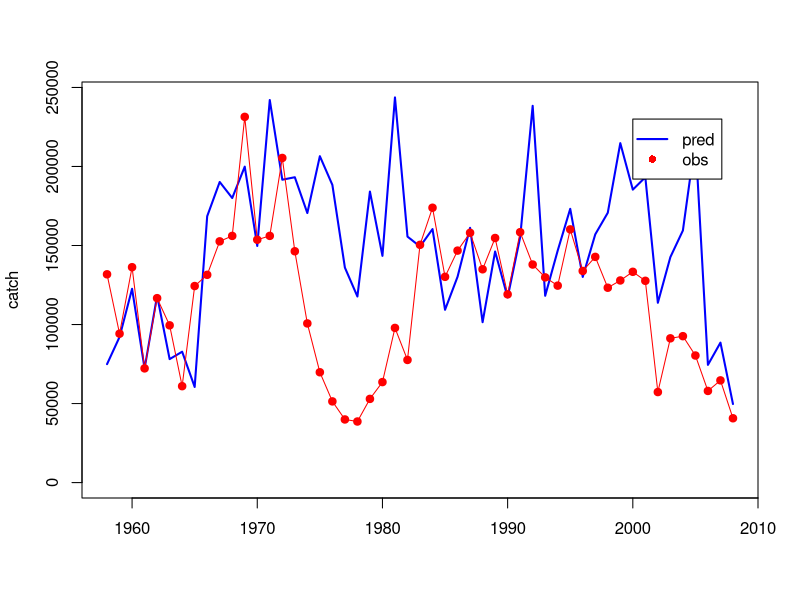
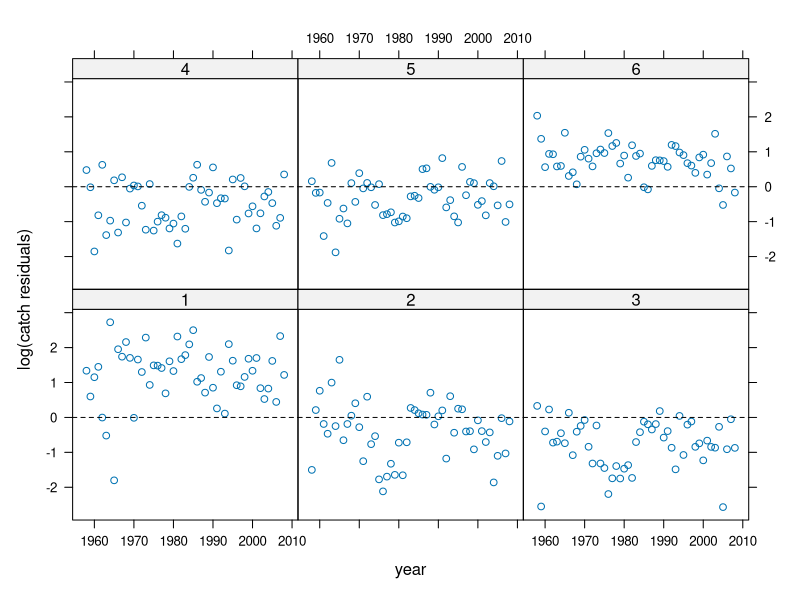
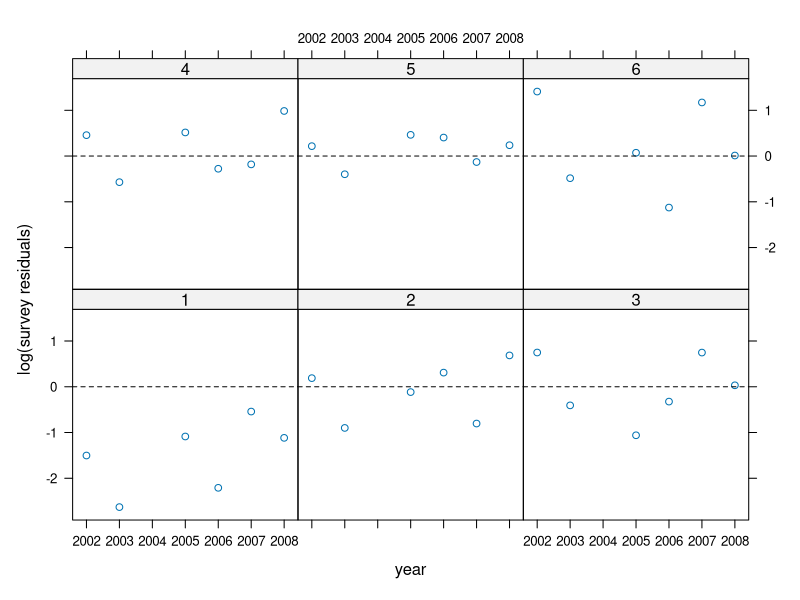
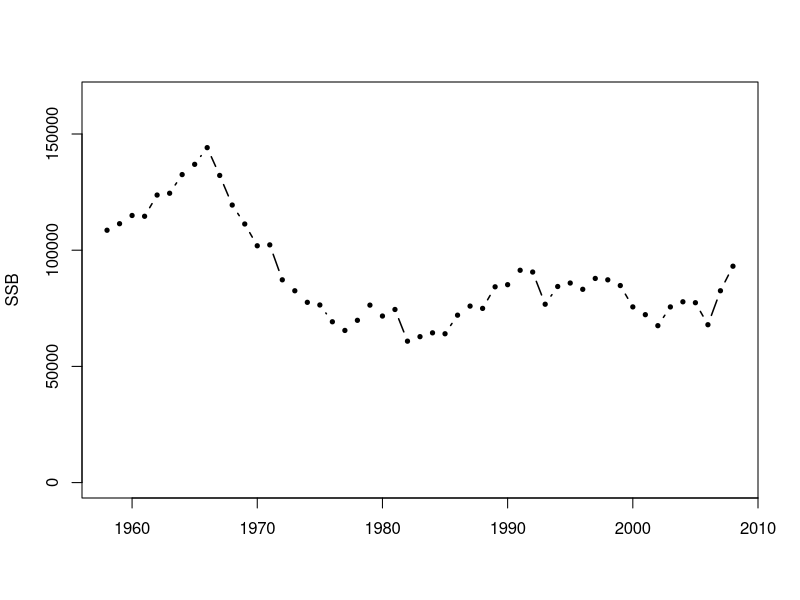
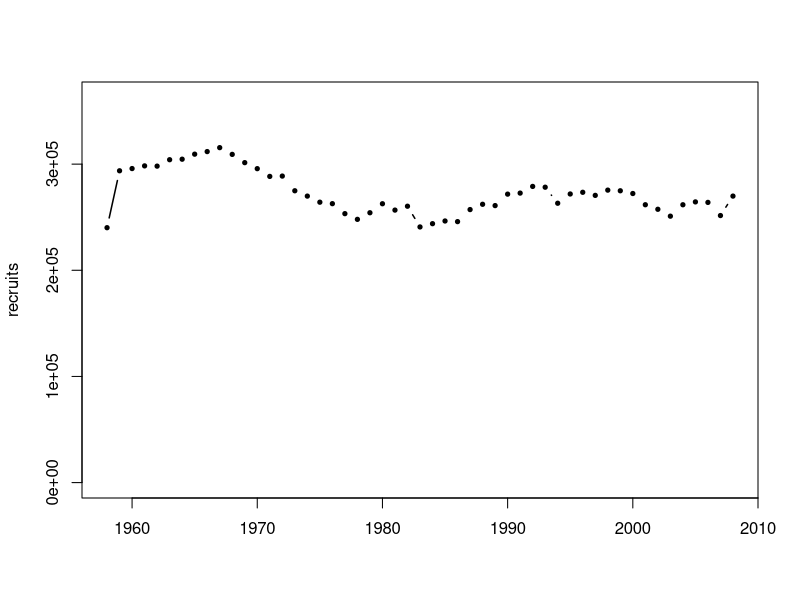
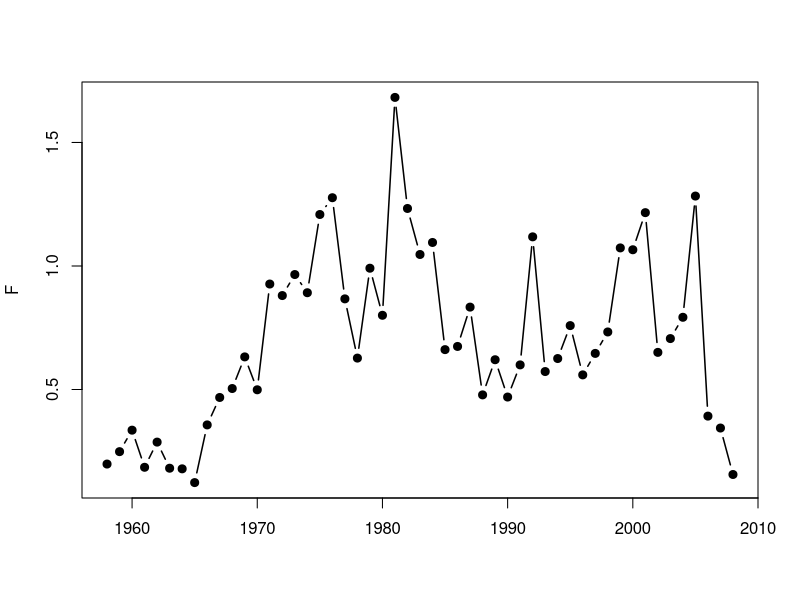
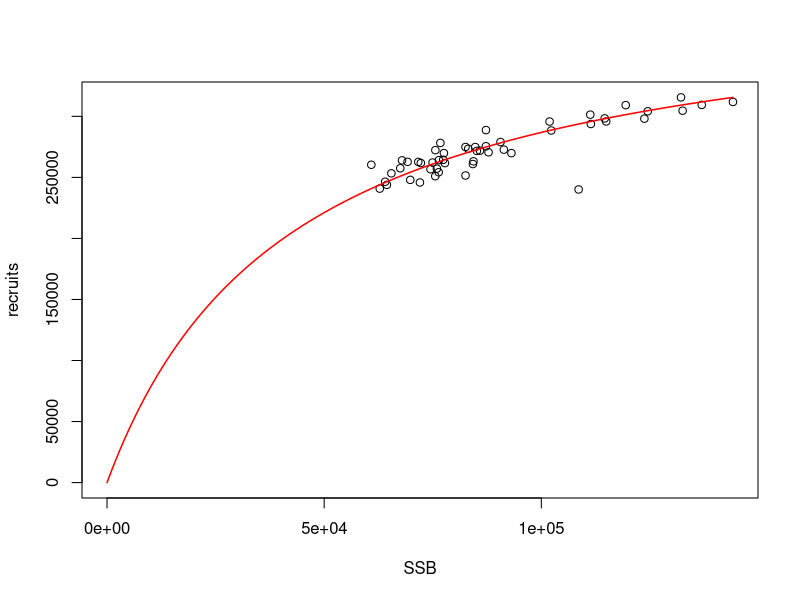

These charts were generated, in order, by the following R code:
# SCAA_herring - «Short one line description»
# SCAA_herring

# Copyright 2003-2009 FLR Team. Distributed under the GPL 2 or later
# Maintainer: Iago Mosqueira, Cefas
# Last Change: Tue May 28, 2013 at 10:04 AM +0200
# $Id:  $

# Reference:
# Notes:

# TODO Fri 03 Jul 2009 12:17:45 PM CEST IM:

library(minpack.lm)
library(lattice)

caa <- read.table('caa_herring.dat', header=TRUE, sep='\t')
  caa <- matrix(as.matrix(caa[-1]), ncol=6, nrow=dim(caa)[1], 
    dimnames=list(year=caa$year, age=1:6))

waa <- read.table('waa_herring.dat', header=TRUE, sep='\t')
  waa <- matrix(as.matrix(waa[-1]), ncol=6, nrow=dim(waa)[1], 
    dimnames=list(year=waa$year, age=1:6))

survey <- read.table('survey_herring.dat', header=TRUE, sep='\t')
  survey <- matrix(as.matrix(survey[-1]), ncol=6, nrow=dim(survey)[1], 
    dimnames=list(year=survey$year, age=1:6))

ages <- 1:6
years <- dimnames(caa)$year
sel <- c(0.01, 0.5, 1, 1, 1, 1)
mat <- c(0.5, 1, 1, 1, 1, 1)

weight <- apply(waa, 2, mean)
weight <- c(0.104961,0.141098,0.172706,0.194000,0.213000,0.232980)

# naa matrix
naa <- caa
naa[] <- NA

# ssb vector
ssb <- rep(NA, length(years))

# Beverton & Holt SR
bv <- function(a, b, ssb)
  return((a * ssb) / (b + ssb))

# foo {{{
foo <- function(params)
{
  # extract parameters
  R1 <- params[1]
  a <- params[2]
  b <- params[3]
  Q <- params[4]
  harvest <- params[5:length(params)]

  # initial recruitment
  naa[1,1] <- R1
  # generate initial population
  for(age in 2:6)
    naa[1,age] <- naa[1, age-1] * exp(-harvest[1]*sel[age-1] - 0.2)

  # ssb for first year
  ssb[1] <- sum(naa[1,] * weight * mat)
 
  for (year in 2:length(years))
  {
    # predict recruitment
    naa[year, 1] <- bv(a, b, ssb[year-1])

    # project cohort
    for(age in 2:6)
      naa[year, age] <- naa[year-1, age-1] * exp(-harvest[year-1]*sel[age-1]-0.2)

    # calculate ssb
    ssb[year] <- sum(naa[year,] * weight * mat)
  }

  # caa predicted
  faa <- t(sel %*% t(harvest))
  caa_hat <- faa / (0.2 + faa) * naa * (1- exp(-faa - 0.2))
  caa_hat[caa_hat < 0]  <-  0

  # survey fit
  survey_hat <- naa[dimnames(survey)$year,] * (Q * matrix(c(0.3, rep(1, 5)),
    nrow=length(dimnames(survey)$year), ncol=6, dimnames=list(year=dimnames(survey)$year,
    age=1:6), byrow=TRUE))

  # TOTAL SS
  survey <- survey[-3,]
  survey_hat <- survey_hat[-3,]
  
  return(c(log(survey/survey_hat),  log(caa/caa_hat)))
} # }}}

res <- nls.lm(par=c(100000, 750000, 30000, 1e-4, rep(0.2, length(years))),
  fn=foo, control=nls.lm.control(maxiter=100, nprint=1))

# results
R1 <- res$par[1]
a <- res$par[2]
b <- res$par[3]
Q <- res$par[4]
harvest <- res$par[5:length(res$par)]

# re-generate naa and biomass

# initial recruitment
naa[1,1] <- R1

# generate initial population
for(age in 2:6)
  naa[1,age] <- naa[1, age-1] * exp(-harvest[1]*sel[age-1] - 0.2)

# ssb for first year
ssb[1] <- sum(naa[1,] * weight * mat)
 
for (year in 2:length(years))
{
  # predict recruitment
  naa[year, 1] <- bv(a, b, ssb[year-1])

  # project cohort
  for(age in 2:6)
    naa[year, age] <- naa[year-1, age-1] * exp(-harvest[year-1]*sel[age-1]-0.2)

  # calculate ssb
  ssb[year] <- sum(naa[year,] * weight * mat)
}

# caa predicted
faa <- t(sel %*% t(harvest))
caa_hat <- faa / (0.2 + faa) * naa * (1- exp(-faa - 0.2))

# Fit to catch
plot(1958:2008, rowSums(caa_hat), type='l', lwd=2, col='blue', xlab='', ylab='catch',
    ylim=c(0, max(c(max(rowSums(caa)), max(rowSums(caa_hat))))))
  points(1958:2008, rowSums(caa), pch=19, col='red')
  lines(1958:2008, rowSums(caa), col='red', lwd=1)
  legend(2000, 230000, c("pred","obs"), col=c('blue', 'red'), pch=c(NA, 19),
    lwd=c(2,0))

# residuals in catch
catches <- data.frame(year=rep(1958:2008, 6), data=c(log(caa)-log(caa_hat)),
  age=rep(1:6, each=51))
xyplot(data ~ year | as.factor(age), catches, ylab="log(catch residuals)",
  panel=function(x, y, ...)
  {
    panel.xyplot(x, y, ...)
    panel.abline(0, 0, lty=2)
  })

# survey fit
survey_hat <-  (naa[dimnames(survey)$year,] * Q)

# residuals in survey
resid <- log(survey)-log(survey_hat)
residuals <- data.frame(year=rep(2002:2008, 6), data=c(resid), age=rep(1:6, each=7))
xyplot(data ~ year | as.factor(age), residuals, ylab="log(survey residuals)",
  panel=function(x, y, ...)
  {
    panel.xyplot(x, y, ...)
    panel.abline(0, 0, lty=2)
  })

# plots
# SSB
plot(years, ssb, pch=19, type='b', lwd=1.5, ylim=c(0, max(ssb)+max(ssb)*0.15),
  xlab="", ylab="SSB", cex=0.5)

# recruitment
plot(years, naa[,1], pch=19, type='b', lwd=1.5, ylim=c(0, max(naa[,1])+max(naa[,1])*0.15),
  xlab="", ylab="recruits", cex=0.5)

# Fishing mortality
plot(years, harvest, pch=19, type='b', lwd=1.5, xlab="", ylab="F")

# SR
plot(ssb, naa[,1], ylim=c(0, max(naa[,1])), xlim=c(0, max(ssb)),
  ylab="recruits", xlab="SSB")
  lines(seq(0, max(ssb), length=150), bv(a, b, seq(0, max(ssb), length=150)),
    col="red", lwd=1.5)
